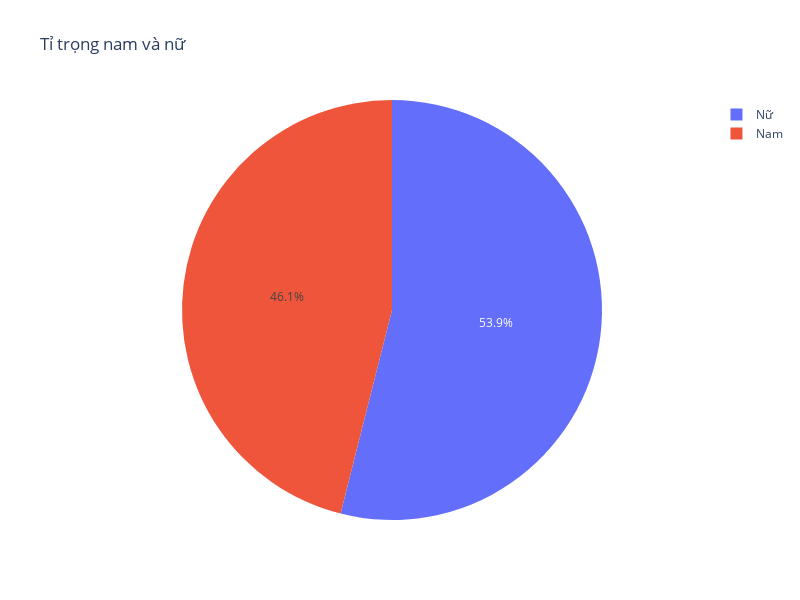

Write notebook code for a chart like this one.
### Code cell
# fig = px.histogram(customer, x = 'gender', title = 'Gender Distribution')
fig = px.pie(customer,
            names = 'gender', title='Tỉ trọng nam và nữ')
fig.update_layout(width = 800, height = 600)
fig.show()

### Figure 1 — Plotly figure (JSON) as saved in the notebook; plotly's stock layout.template omitted (floating-point values rounded to 4 significant figures; data arrays with more than 128 entries replaced by an {"elided": "..."} marker saying what was removed)
{"data": [{"domain": {"x": [0, 1], "y": [0, 1]}, "hovertemplate": "gender=%{label}<extra></extra>", "labels": {"elided": "4446 str values"}, "legendgroup": "", "name": "", "showlegend": true, "type": "pie"}], "layout": {"height": 600, "legend": {"tracegroupgap": 0}, "title": {"text": "Tỉ trọng nam và nữ"}, "width": 800}}
